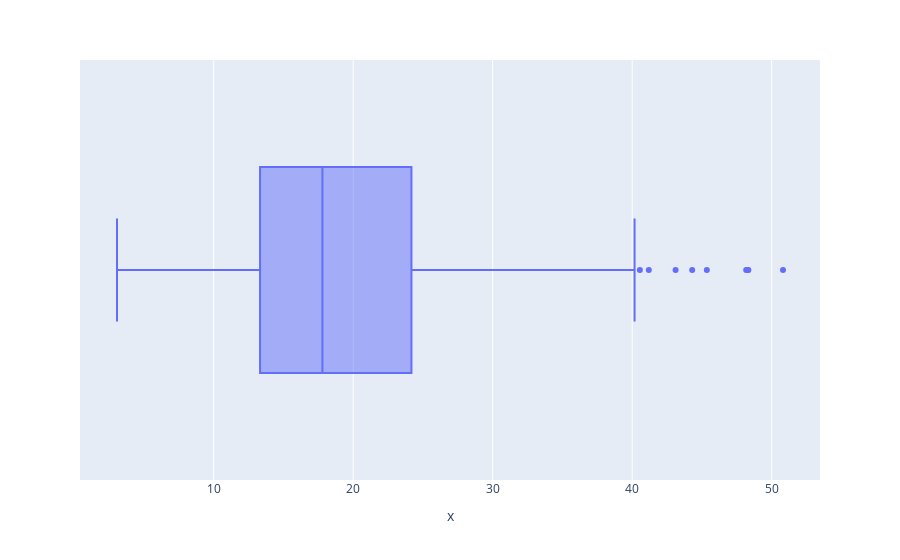

The cell this chart's notebook holds for it:
### Markdown cell above
---
Q2. Using the tips dataset in the Plotly library, plot a box plot using Plotly express.

### Code cell
import plotly.express as px

df = px.data.tips()
fig2 = px.box(df['tip'], df['total_bill'])
fig2.show()

### Figure 1 — Plotly figure (JSON) as saved in the notebook; plotly's stock layout.template omitted (floating-point values rounded to 4 significant figures; data arrays with more than 128 entries replaced by an {"elided": "..."} marker saying what was removed)
{"data": [{"alignmentgroup": "True", "hovertemplate": "x=%{x}<extra></extra>", "legendgroup": "", "marker": {"color": "#636efa"}, "name": "", "notched": false, "offsetgroup": "", "orientation": "h", "showlegend": false, "type": "box", "x": {"elided": "244 float values"}, "x0": " ", "xaxis": "x", "y0": " ", "yaxis": "y"}], "layout": {"boxmode": "group", "legend": {"tracegroupgap": 0}, "margin": {"t": 60}, "xaxis": {"anchor": "y", "domain": [0, 1], "title": {"text": "x"}}, "yaxis": {"anchor": "x", "domain": [0, 1]}}}
